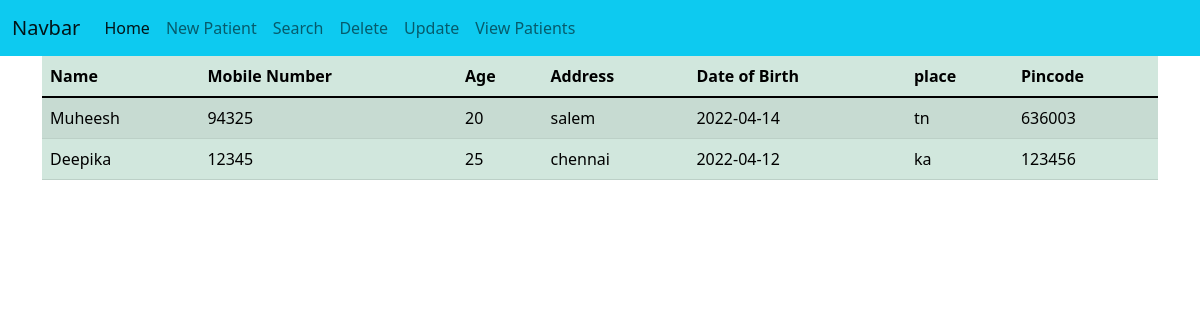
Page /viewall on the earlier database version.
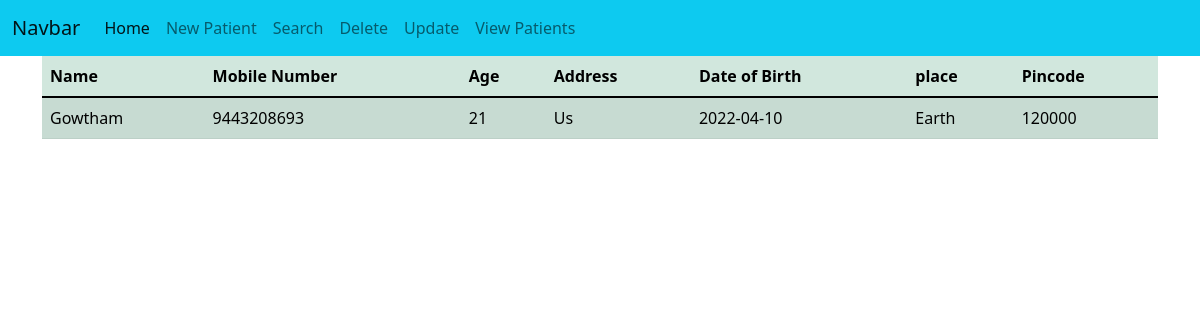
Same page on the later database version.
### tables this page shows
CREATE TABLE patient(
                                    id integer primary key autoincrement,
                                    Name text,
                                    Mobnumber integer,
                                    age integer,
                                    address text,
                                    dob text,
                                    place text,
                                    pincode integer     
                                );

### Hospital.py (the view)
@user.route('/viewall')
def View_patient():
    cursor = data.cursor()
    count = cursor.execute("select * from patient")
    result = cursor.fetchall()
    return render_template("view.html", details=result)

### templates/view.html (shortened to what this page needs)
<!DOCTYPE html>
<html lang="en">
<head>
    <link href="https://cdn.jsdelivr.net/npm/bootstrap@5.1.3/dist/css/bootstrap.min.css" rel="stylesheet">
</head>
<body>
  <nav class="navbar navbar-expand-lg navbar-light bg-info">
    <div class="container-fluid">
      <a class="navbar-brand" href="#">Navbar</a>
      <div class="collapse navbar-collapse" id="navbarNav">
        <ul class="navbar-nav">
          <li class="nav-item">
            <a class="nav-link active" aria-current="page" href="/">Home</a>
          </li>
          <li class="nav-item">
            <a class="nav-link" href="/dashboard">New Patient</a>
          </li>
          <li class="nav-item">
            <a class="nav-link" href="/search">Search</a>
          </li>
          <li class="nav-item">
            <a class="nav-link" href="/delete">Delete</a>
          </li><li class="nav-item">
              <a class="nav-link" href="/update">Update</a>
            </li>
            <li class="nav-item">
              <a class="nav-link" href="/viewall">View Patients</a>
            </li>
        </ul>
      </div>
    </div>
  </nav>
    <div class="container">
    <div class="row">
    <div class="col col-12 col-sm-6 col-md-8 col-lg-10 col-xl-12 col-xxl-12">
        <table class="table table-success table-striped">
            <thead>
                <tr>
                  <th scope="col">Name</th>
                  <th scope="col">Mobile Number</th>
                  <th scope="col">Age</th>
                  <th scope="col">Address</th>
                  <th scope="col">Date of Birth</th>
                  <th scope="col">place</th>
                  <th scope="col">Pincode</th>
                </tr>
              </thead>
              <tbody>
                {%for i in details%}
                <tr>
                 <td>{{i[1]}}</td>
                 <td>{{i[2]}}</td>
                 <td>{{i[3]}}</td>
                 <td>{{i[4]}}</td>
                 <td>{{i[5]}}</td>
                 <td>{{i[6]}}</td>
                 <td>{{i[7]}}</td>
                </tr>
                {% endfor %}
              </tbody>
        </table></div></div></div>
</body>
</html>

Differences in the rows shown:
removed patient: Name "Muheesh", Mobnumber "94325", age "20", address "salem", dob "2022-04-14", place "tn", pincode "636003"
removed patient: Name "Deepika", Mobnumber "12345", age "25", address "chennai", dob "2022-04-12", place "ka", pincode "123456"
added patient: Name "Gowtham", Mobnumber "9443208693", age "21", address "Us", dob "2022-04-10", place "Earth", pincode "120000"
